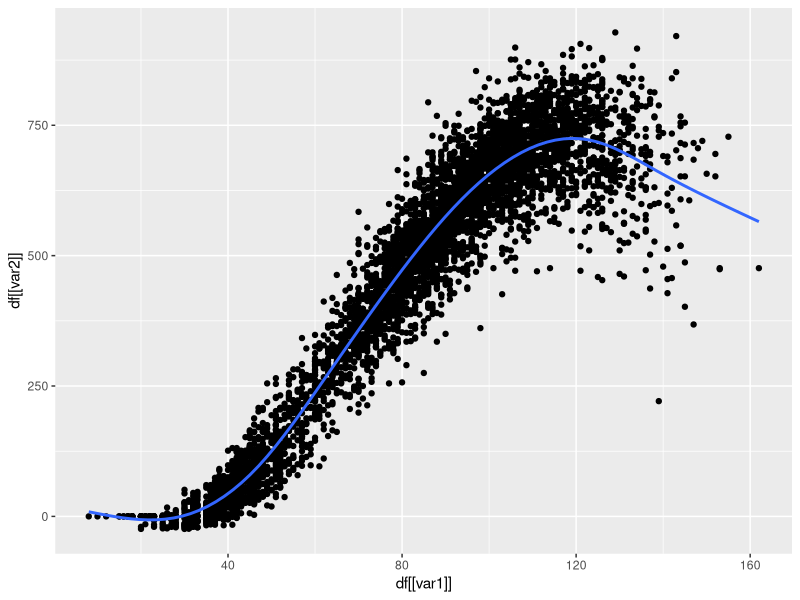

Reproduce this figure in R.
## ---- chunk 1
library(tidyverse)
library(ggplot2)
library(stringr)
## ---- chunk 2
knitr::opts_chunk$set(echo = TRUE)
## ---- chunk 3
plot_and_save <- function(df, var1, var2, save_flag=TRUE){
    my_plot <- ggplot(df, aes(df[[var1]], df[[var2]])) +
      geom_point() +
      geom_smooth(se=FALSE)
  
    if(save_flag == TRUE){
    #mkdirs(media)
      ggsave("media/my_plot.png", plot = my_plot)
    }
}
## ---- chunk 4
library(stringr)
input_csv <- read.csv(file="clean_wind_data.csv", header=TRUE, sep=",")
plot_and_save(input_csv, "HRR_WTCorrectedWindSpeed", "HRR_kW", TRUE)
